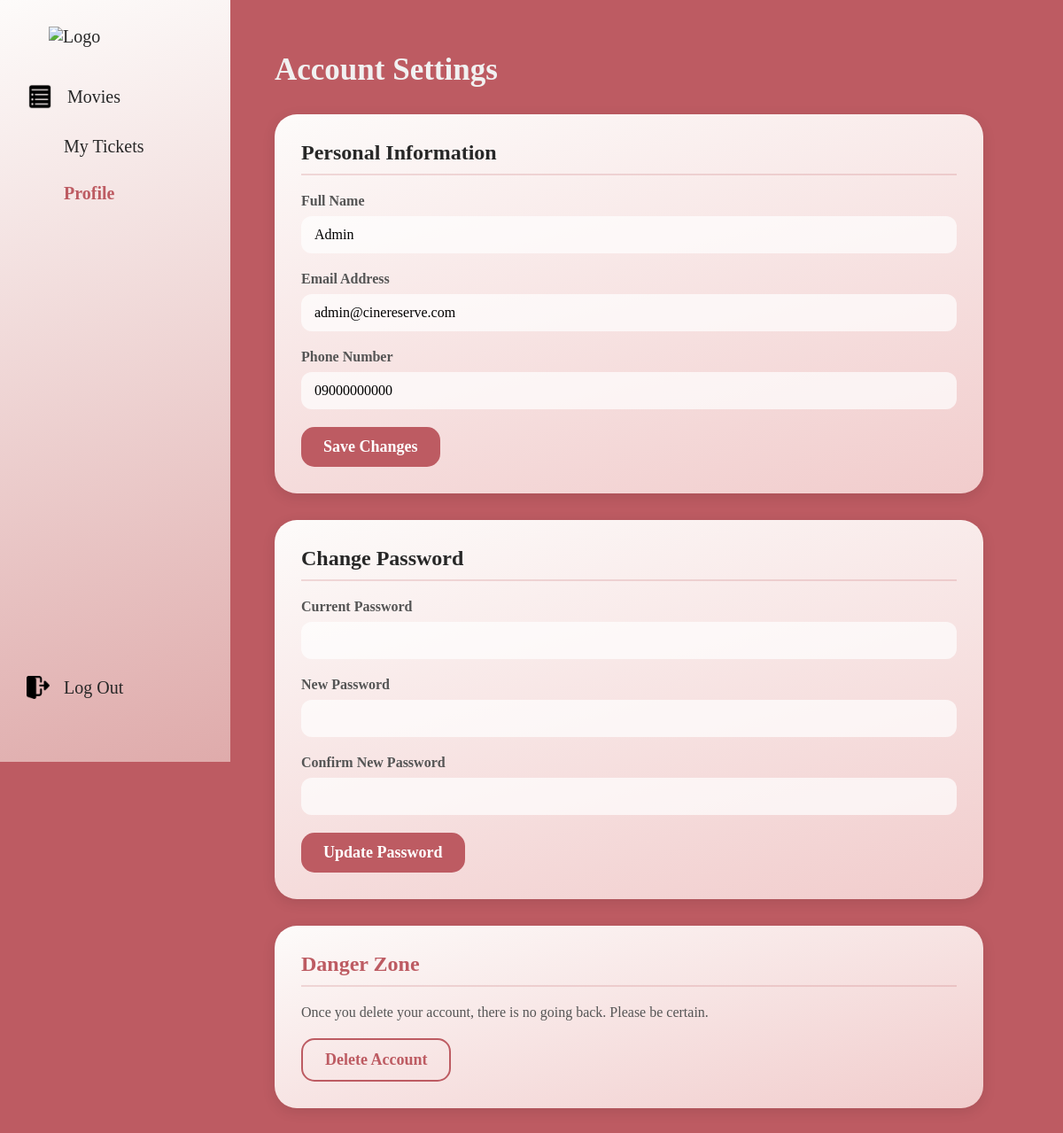
Page /Profile.php (signed in) on the committed database.
### tables this page shows
CREATE TABLE `users` (
  `user_id` int(11) NOT NULL,
  `full_name` varchar(100) NOT NULL,
  `email` varchar(150) NOT NULL,
  `password_hash` varchar(255) NOT NULL,
  `phone_number` varchar(20) DEFAULT NULL,
  `role` enum('customer','admin') NOT NULL DEFAULT 'customer',
  `created_at` timestamp NOT NULL DEFAULT current_timestamp(),
  `updated_at` timestamp NOT NULL DEFAULT current_timestamp() ON UPDATE current_timestamp()
);

### Profile.php (the view, shortened to what this page needs)
<?php
require 'db.php';
$user_id = $_SESSION['user_id'];
$stmt = $conn->prepare("SELECT full_name, email, phone_number FROM users WHERE user_id = ?");
$stmt->bind_param("i", $user_id);
$stmt->execute();
$user = $stmt->get_result()->fetch_assoc();
?>
<!DOCTYPE html>
<html lang="en">
<head>
    <link rel="stylesheet" href="CSS/Profile.css">
</head>
<body>
    <nav class="Navigation">
        <a href="Home.php">
            <img src="Assets/UI-icons/Logo.png" class="Logo" alt="Logo" width="150px">
        </a>
        <ul>
            <li>
                <img src="Assets/UI-icons/Reservation.png" class="Reservation-icon" width="30px">
                <a href="Reservation_List.php">Movies</a>
            </li>
            <li>
                <a href="My_Tickets.php">My Tickets</a>
            </li>
            <li>
                <a href="Profile.php" style="font-weight: bold; color: #bd5b62;">Profile</a>
            </li>
            <li class="Logout">
                <img src="Assets/UI-icons/Logout.png" class="Logout-icon" width="26px">
                <a href="Auth/Logout.php">Log Out</a>
            </li>
        </ul>
    </nav>
    <main class="Main">
        <h2 class="Profile-title">Account Settings</h2>
        <div class="settings-container">
            <div class="settings-card">
                <h3>Personal Information</h3>
                <form method="POST" action="Profile.php">
                    <div class="form-group">
                        <label for="full_name">Full Name</label>
                        <input type="text" id="full_name" name="full_name" value="<?= htmlspecialchars($user['full_name']) ?>" required>
                    </div>
                    <div class="form-group">
                        <label for="email">Email Address</label>
                        <input type="email" id="email" name="email" value="<?= htmlspecialchars($user['email']) ?>" required>
                    </div>
                    <div class="form-group">
                        <label for="phone_number">Phone Number</label>
                        <input type="text" id="phone_number" name="phone_number" value="<?= htmlspecialchars($user['phone_number'] ?? '') ?>">
                    </div>
                    <button type="submit" class="primary-btn">Save Changes</button>
                </form>
            </div>
            <div class="settings-card">
                <h3>Change Password</h3>
                <form method="POST" action="Profile.php">
                    <div class="form-group">
                        <label for="current_password">Current Password</label>
                        <input type="password" id="current_password" name="current_password" required>
                    </div>
                    <div class="form-group">
                        <label for="new_password">New Password</label>
                        <input type="password" id="new_password" name="new_password" required>
                    </div>
                    <div class="form-group">
                        <label for="confirm_password">Confirm New Password</label>
                        <input type="password" id="confirm_password" name="confirm_password" required>
                    </div>
                    <button type="submit" class="primary-btn">Update Password</button>
                </form>
            </div>
            <div class="settings-card danger-zone">
                <h3 style="color: #bd5b62;">Danger Zone</h3>
                <p>Once you delete your account, there is no going back. Please be certain.</p>
                <form method="POST" action="Profile.php" onsubmit="return confirm('Are you absolutely sure you want to delete your account? This will cancel all pending reservations.');">
                    <button type="submit" class="danger-btn">Delete Account</button>
                </form>
            </div>
        </div>
    </main>
</body>
</html>

### CSS/Profile.css (style rules this page uses)
body { margin: 0; background: #bd5b62; color: #222; font-family: "myFont", serif; }
nav { position: fixed; top: 0; left: 0; width: 220px; height: 100vh; background: #fdfbfa; background-image: linear-gradient(165deg, #fdfbfa, #dfabab); padding: 30px 20px; display: flex; flex-direction: column; }
nav ul { list-style: none; display: flex; flex-direction: column; height: 100%; padding: 10px; }
nav ul li { display: flex; align-items: center; gap: 16px; margin: 15px 0; }
nav a { color: #272727; text-decoration: none; font-size: 20px; }
.Logo { display: block; margin: 0 auto; width: 150px; height: auto; }
.Logout { margin-top: auto; }
.Main { margin-left: 280px; padding: 30px; }
.Profile-title { color: #f1f1f1; font-size: 35px; margin-bottom: 30px; }
.settings-container { display: flex; flex-direction: column; gap: 30px; max-width: 800px; }
.settings-card { background: #fdfbfa; background-image: linear-gradient(165deg, #fdfbfa, #f1cccc); padding: 30px; border-radius: 25px; box-shadow: 0 4px 15px rgba(0, 0, 0, 0.1); }
.settings-card h3 { margin-top: 0; font-size: 24px; color: #272727; margin-bottom: 20px; border-bottom: 2px solid rgba(189, 91, 98, 0.2); padding-bottom: 10px; }
.form-group { margin-bottom: 20px; }
.form-group label { display: block; font-size: 16px; margin-bottom: 8px; color: #555; font-weight: bold; }
.form-group input { width: 100%; padding: 12px 15px; border: none; border-radius: 12px; font-family: "myFont", serif; font-size: 16px; background: rgba(255, 255, 255, 0.7); box-sizing: border-box; }
.primary-btn, .danger-btn { padding: 12px 25px; border: none; border-radius: 15px; font-family: "myFont", serif; font-size: 18px; cursor: pointer; transition: 0.2s; font-weight: bold; }
.primary-btn { background: #bd5b62; color: white; }
.danger-zone p { font-size: 16px; color: #555; margin-bottom: 20px; }
.danger-btn { background: transparent; color: #bd5b62; border: 2px solid #bd5b62; }

### rows in the picture
users: full_name "Admin", email "admin@cinereserve.com", phone_number "09000000000"
